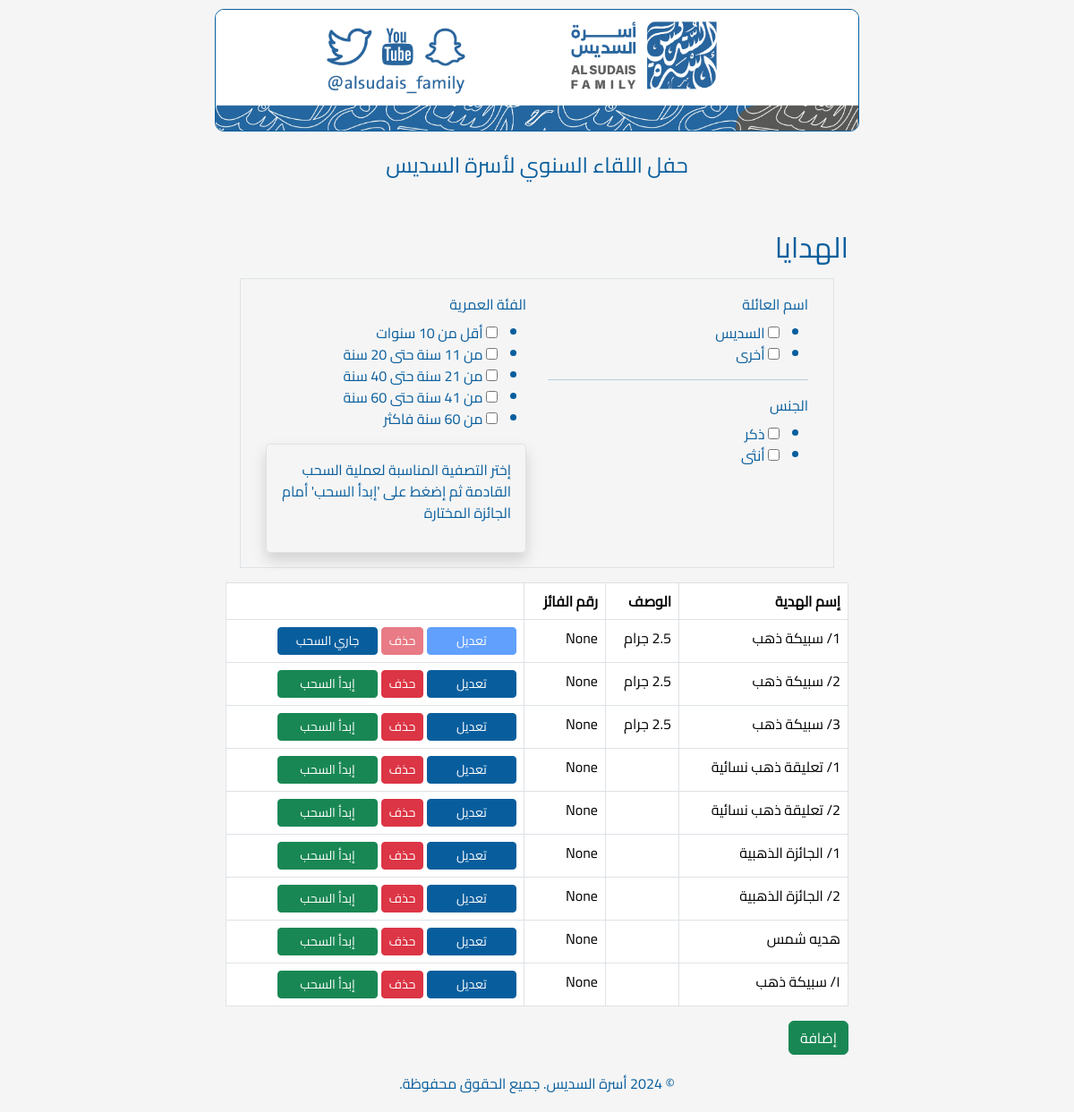
/prizes, run on the app's committed database.
### app.py (models this page shows, shortened)
class Prize(db.Model):
    __tablename__ = "prize"
    id = db.Column(db.Integer, primary_key=True)
    name = db.Column(db.String(100), nullable=False)
    description = db.Column(db.Text)
    guest_registration_number = db.Column(db.String(4))
    allowed_families = db.Column(db.String(100))
    allowed_age_range = db.Column(db.String(100))
    allowed_gender = db.Column(db.String(100))
    is_next = db.Column(db.Boolean, default=False)

### app.py (the view, shortened to what this page needs)
@app.route("/prizes", methods=["GET", "POST"])
def list_prizes():
    prizes = Prize.query.all()
    filters = FilterForm()
    return render_template("prizes.html", prizes=prizes, filters=filters)

### app.py
class FilterForm(FlaskForm):
    family_name = MultiCheckboxField(
        "اسم العائلة", choices=[("السديس", "السديس"), ("أخرى", "أخرى")]
    )
    age = MultiCheckboxField(
        "الفئة العمرية",
        choices=[
            ("أقل من 10 سنوات", "أقل من 10 سنوات"),
            ("من 11 سنة حتى 20 سنة", "من 11 سنة حتى 20 سنة"),
            ("من 21 سنة حتى 40 سنة", "من 21 سنة حتى 40 سنة"),
            ("من 41 سنة حتى 60 سنة", "من 41 سنة حتى 60 سنة"),
            ("من 60 سنة فاكثر", "من 60 سنة فاكثر"),
        ],
    )
    gender = MultiCheckboxField("الجنس", choices=[("ذكر", "ذكر"), ("أنثى", "أنثى")])
    prize_id = IntegerField("الهدية", validators=[DataRequired()])
    submit = SubmitField("بحث")

### templates/prizes.html (shortened to what this page needs)
<!DOCTYPE html>
{% extends 'base.html' %}
{% block content %}
  <h2>الهدايا</h2>
  <form method="post">
    <div class="border p-3 m-3 row ">
      <div class="col">
        {{ filters.family_name.label(class="form-label") }}
        {{ filters.family_name() }}
        <hr>
        {{ filters.gender.label(class="form-label") }}
        {{ filters.gender() }}
        </div>
      <div class="col">
        {{ filters.age.label(class="form-label") }}
        {{ filters.age() }}
        <div class="border p-3 shadow" style="border-radius: 5px;">
          <p>إختر التصفية المناسبة لعملية السحب القادمة ثم إضغط على 'إبدأ السحب' أمام الجائزة المختارة</p>
        </div>
      </div>
    </div>
  <table class="table table-bordered">
    <thead>
      <tr>
        <th>إسم الهدية</th>
        <th>الوصف</th>
        <th>رقم الفائز</th>
        <th></th>
      </tr>
    </thead>
    <tbody>
      {% for prize in prizes %}
        <tr>
          <td>{{ prize.name }}</td>
          <td>{{ prize.description }}</td>
          <td>{{ prize.guest_registration_number }}</td>
          <td>
            {% if not prize.is_next %}
              <a href="{{ url_for('edit_prize', id=prize.id) }}" class="btn btn-primary btn-sm">تعديل</a>
            {% else %}
              <span class="btn btn-primary btn-sm disabled">تعديل</span>
            {% endif %}
            <form action="{{ url_for('delete_prize', id=prize.id) }}" method="post" style="display: inline-block;">
              {% if not prize.is_next %}
                <button type="submit" class="btn btn-danger btn-sm" onclick="return confirm('هل أنت متأكد من الحذف؟')">حذف</button>
              {% else %}
                <span class="btn btn-danger btn-sm disabled">حذف</span>
              {% endif %}
            </form>
            {%if prize.guest_registration_number==None and not prize.is_next%}
            <button type="submit" class="btn btn-success btn-sm" style="width: 8em" name="prize_id" value="{{ prize.id }}">إبدأ السحب</button>
            {%elif prize.guest_registration_number==None and prize.is_next%}
            <button type="submit" class="btn btn-primary btn-sm" style="width: 8em" onclick="window.location.reload">جاري السحب</button>
            {%else%}
            <form action="{{ url_for('reset_prize', id=prize.id) }}" method="post" style="display: inline-block;">
              <button type="submit" class="btn btn-warning btn-sm" style="width: 8em" onclick="return confirm('هل أنت متأكد من إعادة التهيئة؟')">إعادة التهيئة</button>
            </form>
            {%endif%}
          </td>
        </tr>
      {% endfor %}
    </tbody>
  </table>
  <a href="{{ url_for('add_prize') }}" class="btn btn-success">إضافة</a>
</form>
{% endblock %}

### static/styles/mystyle.css (style rules this page uses)
* { font-family: 'Cairo-Regular', sans-serif; }
body { font-family: 'Cairo-Regular', sans-serif; background-color: whitesmoke; color: #085E9D; font-family: Arial, sans-serif; margin-left: auto; margin-right: auto; }
@media (min-width: 768px) { body { max-width: 60%; } }
.btn-primary { background-color: #085E9D; border-color: #085E9D; min-width: 100px; }

### data on the page
Prize: name "1/ سبيكة ذهب", description "2.5 جرام", guest_registration_number "None", is_next "تعديل"
Prize: name "2/ سبيكة ذهب", description "2.5 جرام", guest_registration_number "None", is_next "حذف", {{ prize.id }} 2 (drawn)
Prize: name "3/ سبيكة ذهب", description "2.5 جرام", guest_registration_number "None", is_next "حذف", {{ prize.id }} 3 (drawn)
Prize: name "1/ تعليقة ذهب نسائية", guest_registration_number "None", is_next "حذف", {{ prize.id }} 4 (drawn)
Prize: name "2/ تعليقة ذهب نسائية", guest_registration_number "None", is_next "حذف", {{ prize.id }} 5 (drawn)
Prize: name "1/ الجائزة الذهبية", guest_registration_number "None", is_next "حذف", {{ prize.id }} 6 (drawn)
Prize: name "2/ الجائزة الذهبية", guest_registration_number "None", is_next "حذف", {{ prize.id }} 7 (drawn)
Prize: name "هديه شمس", guest_registration_number "None", is_next "حذف", {{ prize.id }} 8 (drawn)
Prize: name "١/ سبيكة ذهب", guest_registration_number "None", is_next "حذف", {{ prize.id }} 9 (drawn)

### other printed values
{{ filters.family_name.label(class="form-label") }} "اسم العائلة"
{{ filters.gender.label(class="form-label") }} "الجنس"
{{ filters.age.label(class="form-label") }} "الفئة العمرية"
